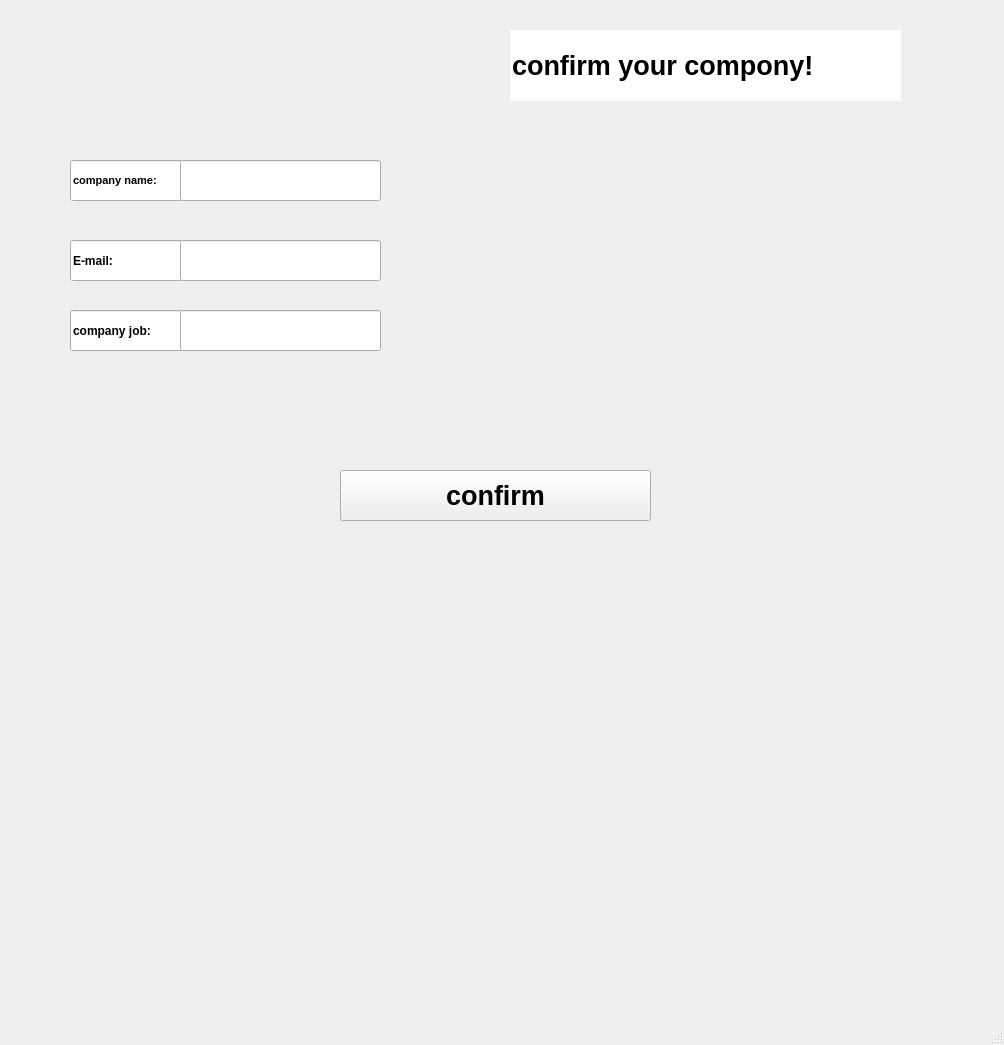
<?xml version="1.0" encoding="UTF-8"?>
<ui version="4.0">
 <class>companyConfirmProfile</class>
 <widget class="QMainWindow" name="companyConfirmProfile">
  <property name="geometry">
   <rect>
    <x>0</x>
    <y>0</y>
    <width>1004</width>
    <height>1045</height>
   </rect>
  </property>
  <property name="font">
   <font>
    <pointsize>12</pointsize>
    <weight>75</weight>
    <bold>true</bold>
   </font>
  </property>
  <property name="windowTitle">
   <string>MainWindow</string>
  </property>
  <property name="styleSheet">
   <string notr="true">background-image: url(:/new/prefix1/confirm profile1.jpg);
color: rgb(0, 0, 0);</string>
  </property>
  <widget class="QWidget" name="centralwidget">
   <widget class="QLineEdit" name="lineEdit">
    <property name="geometry">
     <rect>
      <x>70</x>
      <y>160</y>
      <width>113</width>
      <height>41</height>
     </rect>
    </property>
    <property name="font">
     <font>
      <pointsize>8</pointsize>
      <weight>75</weight>
      <bold>true</bold>
     </font>
    </property>
    <property name="text">
     <string>company name:</string>
    </property>
   </widget>
   <widget class="QLineEdit" name="lineEdit_2">
    <property name="geometry">
     <rect>
      <x>70</x>
      <y>240</y>
      <width>113</width>
      <height>41</height>
     </rect>
    </property>
    <property name="font">
     <font>
      <weight>75</weight>
      <bold>true</bold>
     </font>
    </property>
    <property name="text">
     <string>E-mail:</string>
    </property>
   </widget>
   <widget class="QLineEdit" name="lineEdit_3">
    <property name="geometry">
     <rect>
      <x>70</x>
      <y>310</y>
      <width>113</width>
      <height>41</height>
     </rect>
    </property>
    <property name="font">
     <font>
      <weight>75</weight>
      <bold>true</bold>
     </font>
    </property>
    <property name="text">
     <string>company job:</string>
    </property>
   </widget>
   <widget class="QLineEdit" name="lineEdit_4">
    <property name="geometry">
     <rect>
      <x>180</x>
      <y>310</y>
      <width>201</width>
      <height>41</height>
     </rect>
    </property>
   </widget>
   <widget class="QLineEdit" name="lineEdit_5">
    <property name="geometry">
     <rect>
      <x>180</x>
      <y>240</y>
      <width>201</width>
      <height>41</height>
     </rect>
    </property>
   </widget>
   <widget class="QLineEdit" name="lineEdit_6">
    <property name="geometry">
     <rect>
      <x>180</x>
      <y>160</y>
      <width>201</width>
      <height>41</height>
     </rect>
    </property>
   </widget>
   <widget class="QLineEdit" name="lineEdit_7">
    <property name="geometry">
     <rect>
      <x>510</x>
      <y>30</y>
      <width>391</width>
      <height>71</height>
     </rect>
    </property>
    <property name="font">
     <font>
      <pointsize>20</pointsize>
      <weight>75</weight>
      <bold>true</bold>
     </font>
    </property>
    <property name="text">
     <string>confirm your compony!</string>
    </property>
    <property name="frame">
     <bool>false</bool>
    </property>
   </widget>
   <widget class="QPushButton" name="pushButton">
    <property name="geometry">
     <rect>
      <x>340</x>
      <y>470</y>
      <width>311</width>
      <height>51</height>
     </rect>
    </property>
    <property name="font">
     <font>
      <pointsize>20</pointsize>
      <weight>75</weight>
      <bold>true</bold>
     </font>
    </property>
    <property name="text">
     <string>confirm</string>
    </property>
   </widget>
  </widget>
  <widget class="QStatusBar" name="statusbar"/>
  <widget class="QMenuBar" name="menubar">
   <property name="geometry">
    <rect>
     <x>0</x>
     <y>0</y>
     <width>1004</width>
     <height>25</height>
    </rect>
   </property>
  </widget>
 </widget>
 <resources/>
 <connections/>
</ui>
